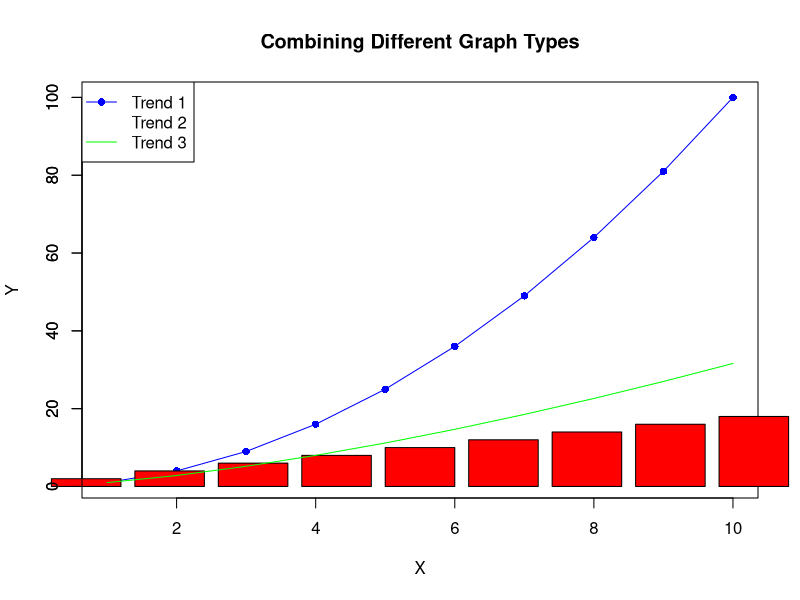
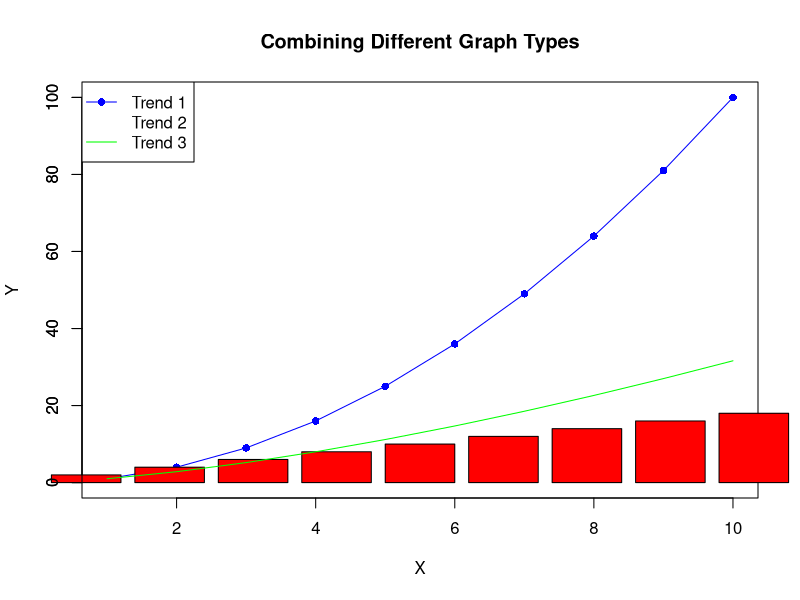
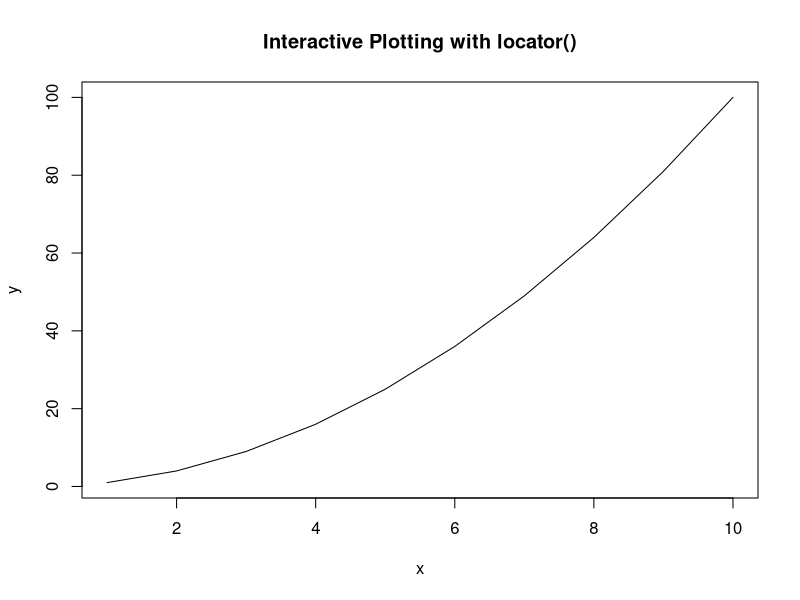
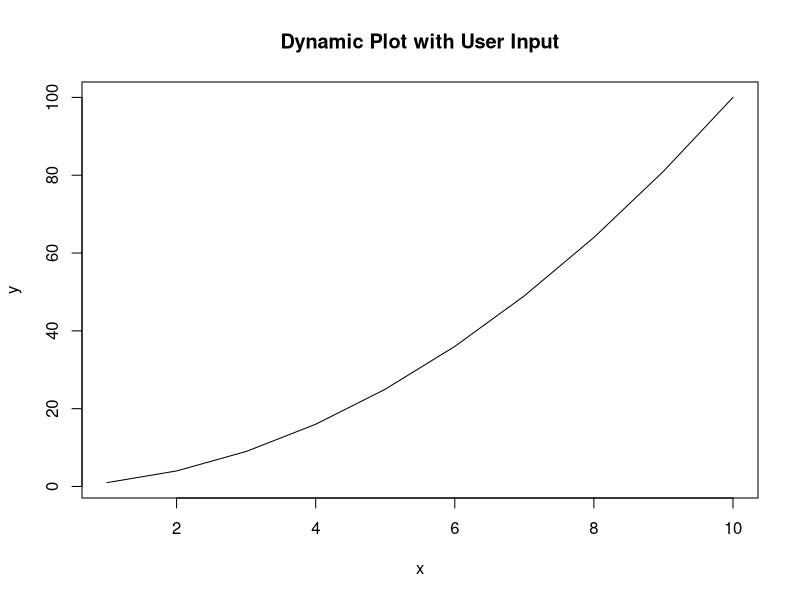

Write the R code that produced these figures, in order.
## ---- chunk 1
#tutorial::go_interactive(greedy = TRUE)
knitr::opts_chunk$set(echo = TRUE,error=TRUE)
## ---- chunk 2
# Sample data
x <- 1:10
y1 <- x^2
y2 <- 2 * x
y3 <- x^1.5

# Create a line plot
plot(x, y1, type = "l", col = "blue", main = "Combining Different Graph Types", xlab = "X", ylab = "Y")

# Add points to the line plot
points(x, y1, col = "blue", pch = 16)

# Add a bar plot
barplot(y2, col = "red", add = TRUE)

# Add a second line plot
lines(x, y3, col = "green")

# Add a legend
legend("topleft", legend = c("Trend 1", "Trend 2", "Trend 3"), col = c("blue", "red", "green"), lty = c(1, NA, 1), pch = c(16, NA, NA))

## ---- chunk 3
# Set custom axis limits
plot(x, y1, type = "l", col = "blue", main = "Combining Different Graph Types", xlab = "X", ylab = "Y", ylim = c(0, max(y1, y2, y3)))

# Add points to the line plot
points(x, y1, col = "blue", pch = 16)

# Add a bar plot
barplot(y2, col = "red", add = TRUE, ylim = c(0, max(y1, y2, y3)))

# Add a second line plot
lines(x, y3, col = "green")

# Add a legend
legend("topleft", legend = c("Trend 1", "Trend 2", "Trend 3"), col = c("blue", "red", "green"), lty = c(1, NA, 1), pch = c(16, NA, NA))

## ---- chunk 4
# Sample data
x <- 1:10
y <- x^2

# Plot data
plot(x, y, type = "l", main = "Interactive Plotting with locator()")

# Add points interactively
points(locator(5), col = "red", pch = 16)

## ---- chunk 5
# Dynamic plot that responds to user input
plot_dynamic <- function() {
  # Sample data
  x <- 1:10
  y <- x^2
  
  # Plot data
  plot(x, y, type = "l", main = "Dynamic Plot with User Input")
  
  # Add points interactively
  points(locator(5), col = "red", pch = 16)
}

# Call the function to create dynamic plot
plot_dynamic()

